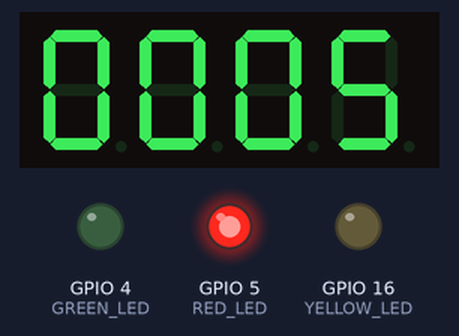
A program run on a simulated ESP32. Parts: 4-digit seven-segment display, output pins drawn as LEDs (lit = HIGH).

Above: at 0.1 s.
At 1.1 s:
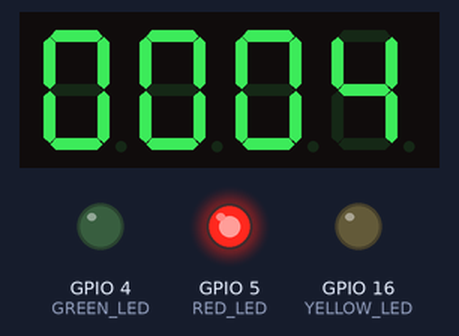
At 2.1 s:
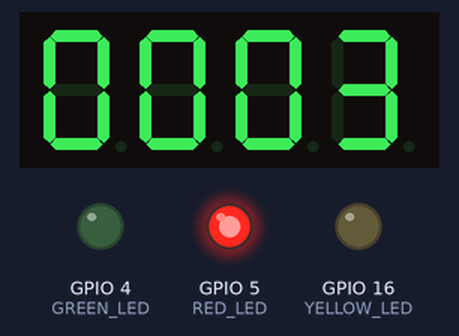
At 5.1 s:
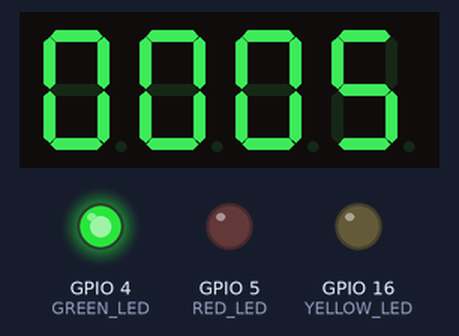
At 8.1 s:
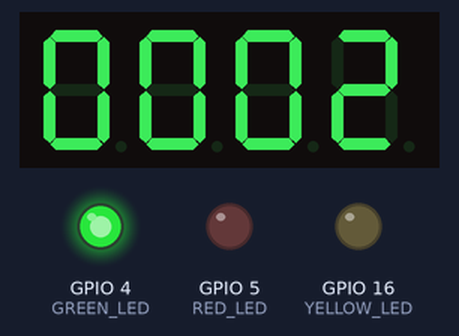
At 11.1 s:
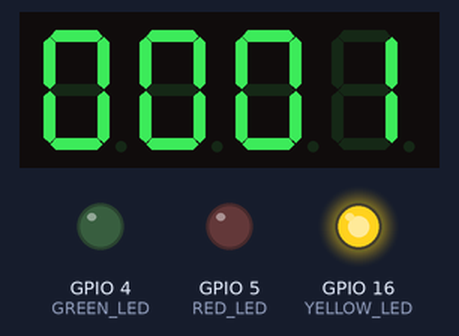
Timing chart, 0 to 37.5 s (numbered marks = the images above):
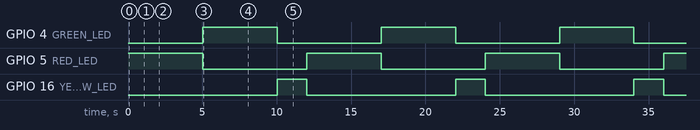

Measured:
- by itself, GPIO 4 (GREEN_LED), GPIO 5 (RED_LED): alternates HIGH for 5.0 s and LOW for 7.0 s
- by itself, GPIO 16 (YELLOW_LED): alternates HIGH for 2.0 s and LOW for 10.0 s
- by itself, everything shown: repeats every 12.0 s, in 15 steps
- what the display in image 1 shows lasts 1.0 s, from 1.0 s to 2.0 s

The program:

main.cpp
```cpp
#include <TM1637Display.h>
#include <Arduino.h>
// Định nghĩa các chân
#define RED_LED 5
#define YELLOW_LED 16
#define GREEN_LED 4
#define CLK 23
#define DIO 22

// Khai báo màn hình 7 đoạn
TM1637Display display(CLK, DIO);

// Cấu hình thời gian cho mỗi đèn (tính bằng mili giây)
const unsigned long RED_TIME = 5000;
const unsigned long YELLOW_TIME = 2000;
const unsigned long GREEN_TIME = 5000;

// Biến lưu trữ trạng thái và thời gian
unsigned long previousMillis = 0;
unsigned long interval = RED_TIME;
int state = 0; // 0 - Đỏ, 1 - Xanh lá, 2 - Vàng
int lastDisplayedTime = -1; // Thời gian đã hiển thị lần trước

void setup() {
  pinMode(RED_LED, OUTPUT);
  pinMode(YELLOW_LED, OUTPUT);
  pinMode(GREEN_LED, OUTPUT);
  display.setBrightness(0x0f); // Độ sáng tối đa
  digitalWrite(RED_LED, HIGH); // Bắt đầu với đèn đỏ bật
}

// Hàm cập nhật hiển thị thời gian thực
void updateDisplay(unsigned long timeLeft) {
  int secondsLeft = (timeLeft + 999) / 1000; // Làm tròn chính xác giây còn lại
  if (secondsLeft != lastDisplayedTime) {
    display.showNumberDec(secondsLeft, true);
    lastDisplayedTime = secondsLeft;
  }
}

void loop() {
  unsigned long currentMillis = millis();
  unsigned long timeElapsed = currentMillis - previousMillis;
  unsigned long timeLeft = interval - timeElapsed;

  updateDisplay(timeLeft);

  if (timeElapsed >= interval) {
    previousMillis = currentMillis;
    lastDisplayedTime = -1; // Reset hiển thị để cập nhật ngay lập tức
    switch (state) {
      case 0: // Chuyển từ Đỏ -> Xanh lá
        digitalWrite(RED_LED, LOW);
        digitalWrite(GREEN_LED, HIGH);
        interval = GREEN_TIME;
        state = 1;
        break;
      case 1: // Chuyển từ Xanh lá -> Vàng
        digitalWrite(GREEN_LED, LOW);
        digitalWrite(YELLOW_LED, HIGH);
        interval = YELLOW_TIME;
        state = 2;
        break;
      case 2: // Chuyển từ Vàng -> Đỏ
        digitalWrite(YELLOW_LED, LOW);
        digitalWrite(RED_LED, HIGH);
        interval = RED_TIME;
        state = 0;
        break;
    }
  }
}
```
